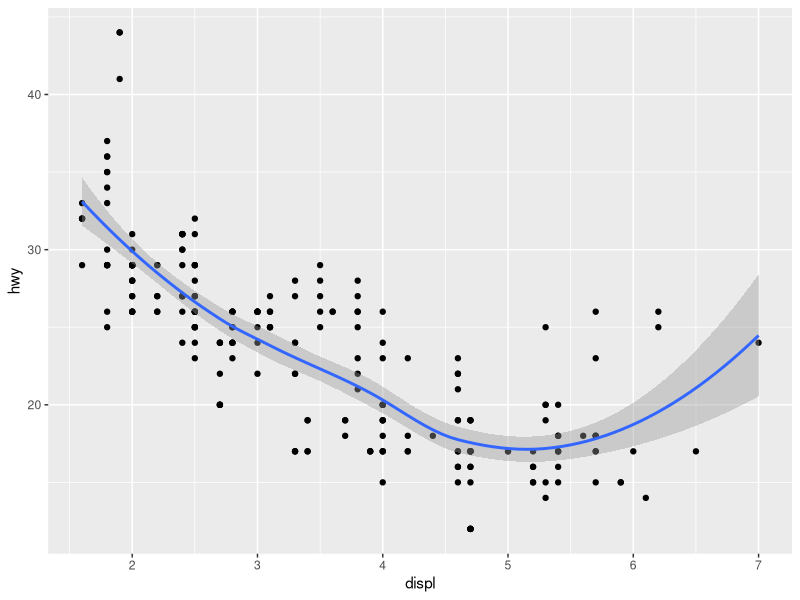
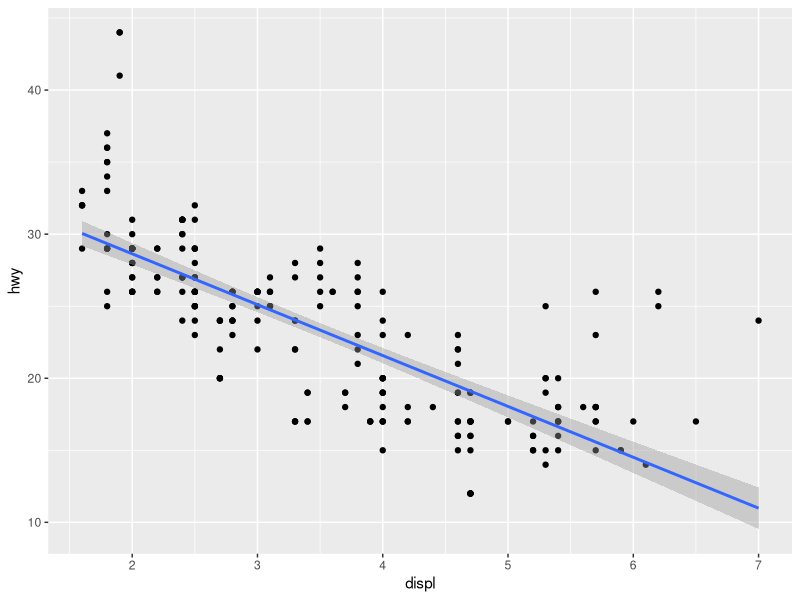
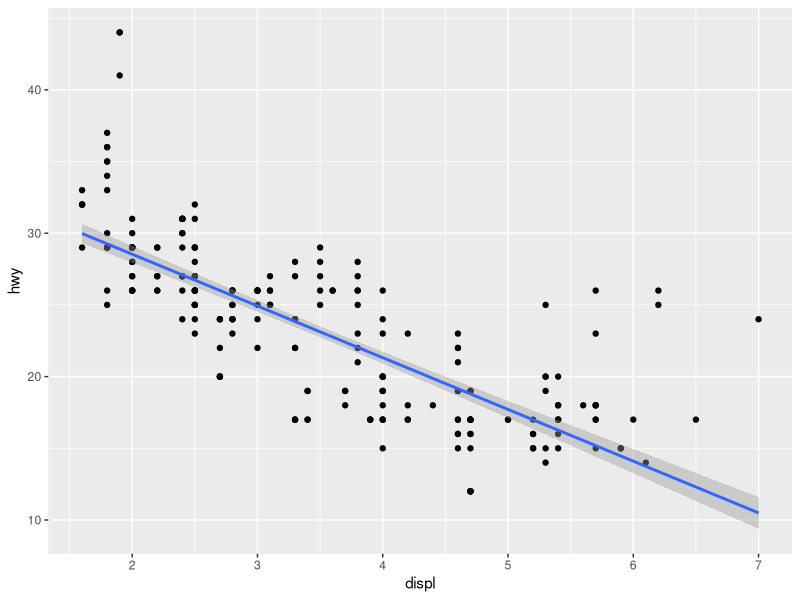
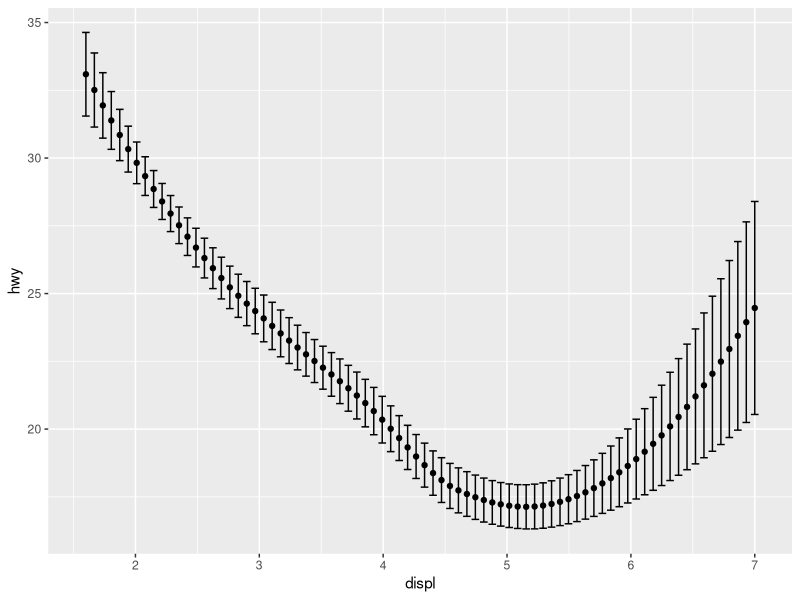
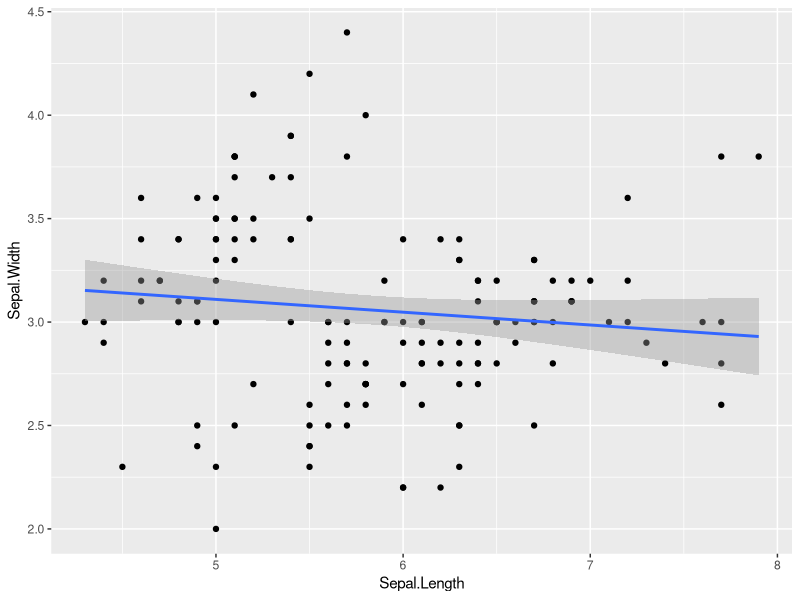
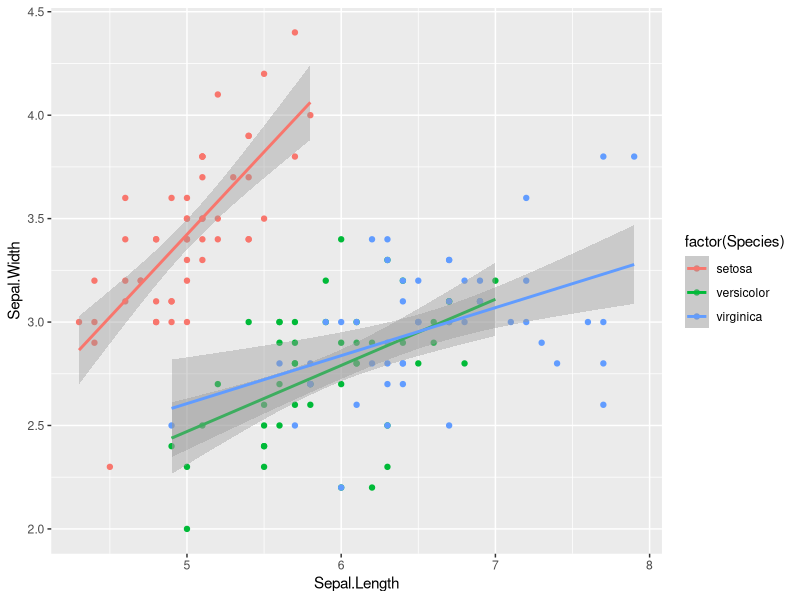
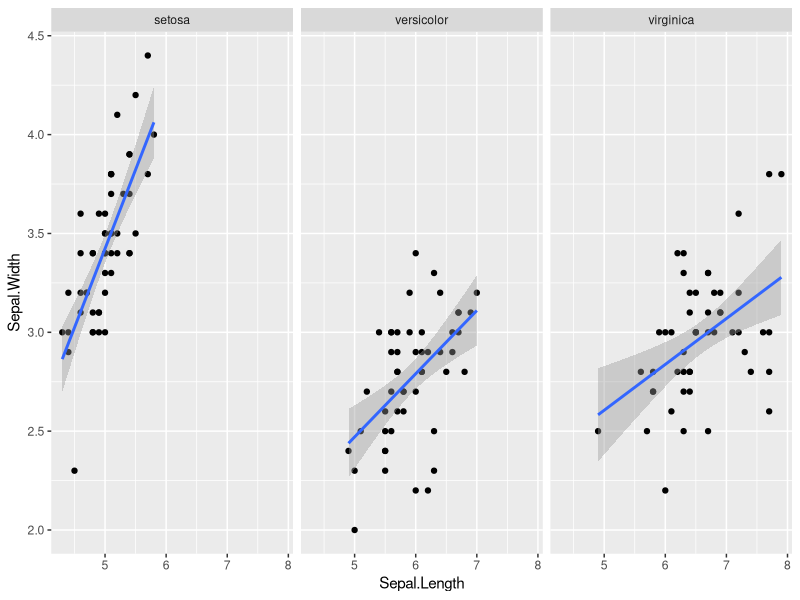
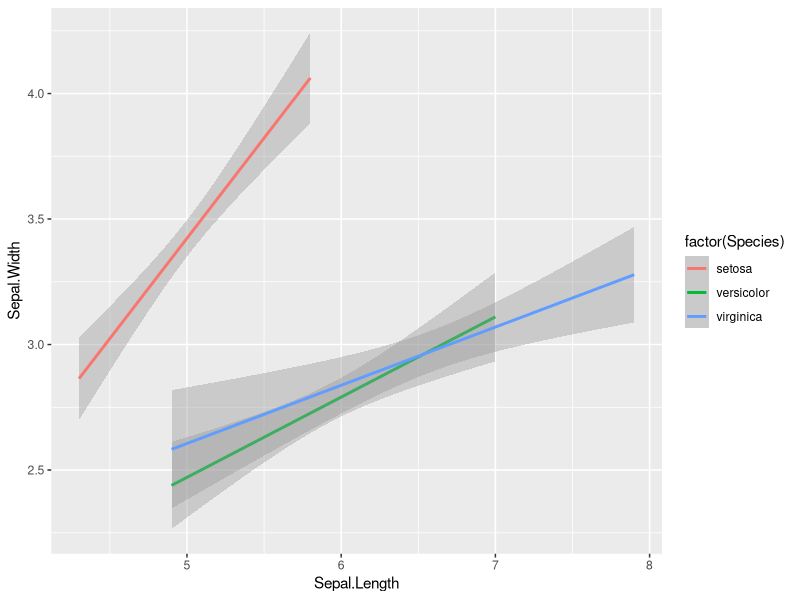

Write R code to recreate these figures, in order.
## ---- chunk 1
library(ggplot2)
p <- ggplot(mpg, aes(displ, hwy))

p + geom_point() + stat_smooth()
## ---- chunk 2
p + geom_point() + stat_smooth(method = "lm")
## ---- chunk 3
library(MASS) 
p + geom_point() + stat_smooth(method = "rlm")
## ---- chunk 4
# No a good plot
p + stat_smooth(geom = "point")+stat_smooth(geom = "errorbar")
## ---- chunk 5

ggplot(iris,aes(Sepal.Length,Sepal.Width))+geom_point()+ stat_smooth(method="lm")
## ---- chunk 6
ggplot(iris,aes(Sepal.Length,Sepal.Width,color=factor(Species)))+geom_point()+ stat_smooth(method="lm")
## ---- chunk 7
p <- ggplot(iris, aes(Sepal.Length, Sepal.Width)) + geom_point()
p + facet_grid(. ~ Species) + stat_smooth(method = "lm")
## ---- chunk 8
stat_smooth(method="lm",formula=y~I(x^2))
## ---- chunk 9
ggplot(iris,aes(Sepal.Length,Sepal.Width,color=factor(Species)))+ stat_smooth(method="lm")
## ---- chunk 10
mean(iris$Sepal.Width)
ggplot(iris,aes(Species,Sepal.Width))+stat_summary(fun.y=mean,geom="bar")
## ---- chunk 11
myFunc = function(x) {
result = c(mean(x) - sd(x), mean(x) + sd(x))
names(result) = c("ymin", "ymax")
result
}
## ---- chunk 12
p <- ggplot(iris, aes(Species, Sepal.Length))
p + stat_summary(fun.y = mean, geom = "point", color = "red", size = 5) + stat_summary(fun.data = "myFunc",
geom = "errorbar", width = 0.2)
